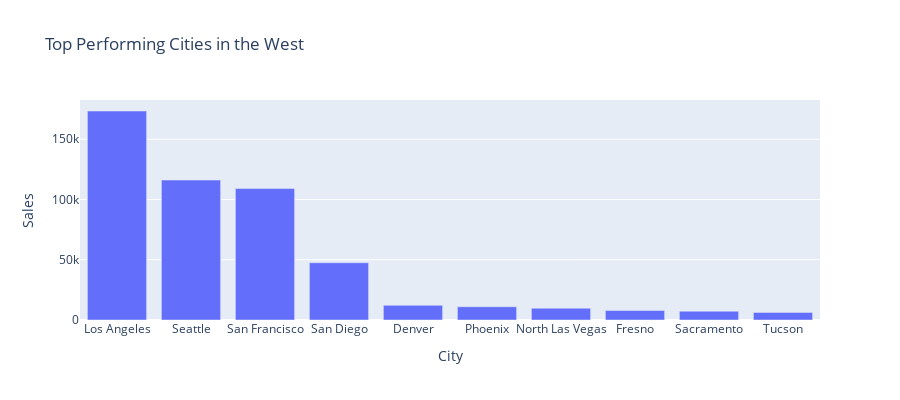
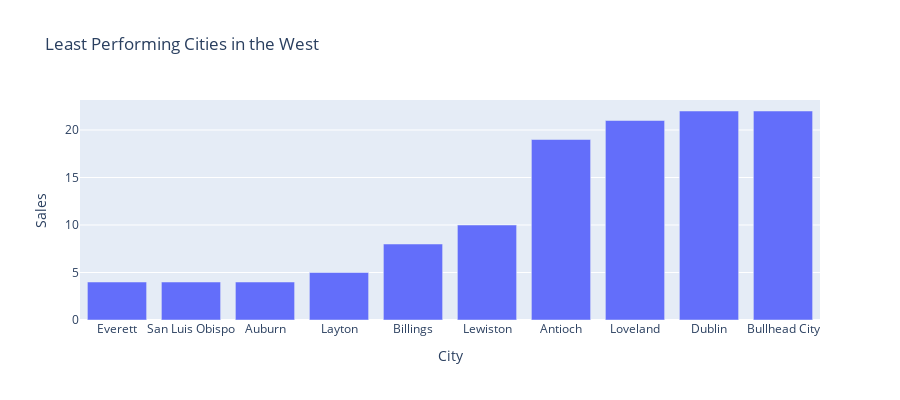

Notebook cell for these charts, in order:
### Code cell
fig = plt.figure(figsize=(20,20))

#ax=fig.add_subplot(221)
ax=px.bar(west_state_city_top, x='City', y='Sales', title='Top Performing Cities in the West', height=400)
ax.show()

#ax=fig.add_subplot(222)
ax=px.bar(west_state_city_bottom, x='City', y='Sales', title='Least Performing Cities in the West', height=400)
ax.show()

### Figure 1 — Plotly figure (JSON) as saved in the notebook; plotly's stock layout.template omitted (floating-point values rounded to 4 significant figures)
{"data": [{"alignmentgroup": "True", "hovertemplate": "City=%{x}<br>Sales=%{y}<extra></extra>", "legendgroup": "", "marker": {"color": "#636efa", "pattern": {"shape": ""}}, "name": "", "offsetgroup": "", "orientation": "v", "showlegend": false, "textposition": "auto", "type": "bar", "x": ["Los Angeles", "Seattle", "San Francisco", "San Diego", "Denver", "Phoenix", "North Las Vegas", "Fresno", "Sacramento", "Tucson"], "xaxis": "x", "y": [173426, 116117, 109061, 47521, 12199, 11003, 9801, 7889, 7312, 6309], "yaxis": "y"}], "layout": {"barmode": "relative", "height": 400, "legend": {"tracegroupgap": 0}, "title": {"text": "Top Performing Cities in the West"}, "xaxis": {"anchor": "y", "domain": [0, 1], "title": {"text": "City"}}, "yaxis": {"anchor": "x", "domain": [0, 1], "title": {"text": "Sales"}}}}

### Figure 2 — Plotly figure (JSON) as saved in the notebook; plotly's stock layout.template omitted (floating-point values rounded to 4 significant figures)
{"data": [{"alignmentgroup": "True", "hovertemplate": "City=%{x}<br>Sales=%{y}<extra></extra>", "legendgroup": "", "marker": {"color": "#636efa", "pattern": {"shape": ""}}, "name": "", "offsetgroup": "", "orientation": "v", "showlegend": false, "textposition": "auto", "type": "bar", "x": ["Everett", "San Luis Obispo", "Auburn", "Layton", "Billings", "Lewiston", "Antioch", "Loveland", "Dublin", "Bullhead City"], "xaxis": "x", "y": [4, 4, 4, 5, 8, 10, 19, 21, 22, 22], "yaxis": "y"}], "layout": {"barmode": "relative", "height": 400, "legend": {"tracegroupgap": 0}, "title": {"text": "Least Performing Cities in the West"}, "xaxis": {"anchor": "y", "domain": [0, 1], "title": {"text": "City"}}, "yaxis": {"anchor": "x", "domain": [0, 1], "title": {"text": "Sales"}}}}
